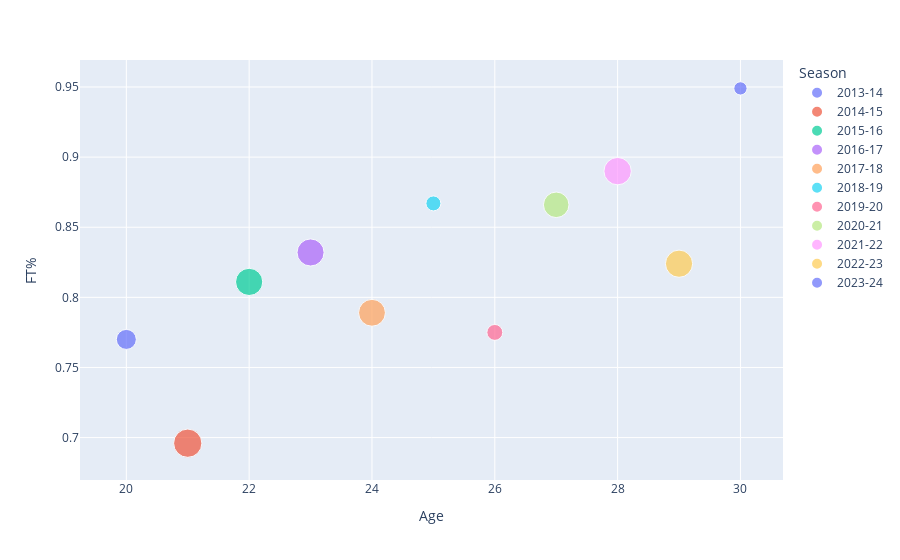

Notebook cell for this chart:
### Code cell
fig = px.scatter(
    KCP_data,
    x="Age",
    y="FT%",
    color=KCP_data.index,
    size=KCP_data["GS"] 
)

fig.show()

### Figure 1 — Plotly figure (JSON) as saved in the notebook; plotly's stock layout.template omitted (floating-point values rounded to 4 significant figures)
{"data": [{"hovertemplate": "Season=2013-14<br>Age=%{x}<br>FT%=%{y}<br>GS=%{marker.size}<extra></extra>", "legendgroup": "2013-14", "marker": {"color": "#636efa", "size": [41], "sizemode": "area", "sizeref": 0.205, "symbol": "circle"}, "mode": "markers", "name": "2013-14", "orientation": "v", "showlegend": true, "type": "scatter", "x": [20], "xaxis": "x", "y": [0.77], "yaxis": "y"}, {"hovertemplate": "Season=2014-15<br>Age=%{x}<br>FT%=%{y}<br>GS=%{marker.size}<extra></extra>", "legendgroup": "2014-15", "marker": {"color": "#EF553B", "size": [82], "sizemode": "area", "sizeref": 0.205, "symbol": "circle"}, "mode": "markers", "name": "2014-15", "orientation": "v", "showlegend": true, "type": "scatter", "x": [21], "xaxis": "x", "y": [0.696], "yaxis": "y"}, {"hovertemplate": "Season=2015-16<br>Age=%{x}<br>FT%=%{y}<br>GS=%{marker.size}<extra></extra>", "legendgroup": "2015-16", "marker": {"color": "#00cc96", "size": [76], "sizemode": "area", "sizeref": 0.205, "symbol": "circle"}, "mode": "markers", "name": "2015-16", "orientation": "v", "showlegend": true, "type": "scatter", "x": [22], "xaxis": "x", "y": [0.811], "yaxis": "y"}, {"hovertemplate": "Season=2016-17<br>Age=%{x}<br>FT%=%{y}<br>GS=%{marker.size}<extra></extra>", "legendgroup": "2016-17", "marker": {"color": "#ab63fa", "size": [75], "sizemode": "area", "sizeref": 0.205, "symbol": "circle"}, "mode": "markers", "name": "2016-17", "orientation": "v", "showlegend": true, "type": "scatter", "x": [23], "xaxis": "x", "y": [0.832], "yaxis": "y"}, {"hovertemplate": "Season=2017-18<br>Age=%{x}<br>FT%=%{y}<br>GS=%{marker.size}<extra></extra>", "legendgroup": "2017-18", "marker": {"color": "#FFA15A", "size": [74], "sizemode": "area", "sizeref": 0.205, "symbol": "circle"}, "mode": "markers", "name": "2017-18", "orientation": "v", "showlegend": true, "type": "scatter", "x": [24], "xaxis": "x", "y": [0.789], "yaxis": "y"}, {"hovertemplate": "Season=2018-19<br>Age=%{x}<br>FT%=%{y}<br>GS=%{marker.size}<extra></extra>", "legendgroup": "2018-19", "marker": {"color": "#19d3f3", "size": [23], "sizemode": "area", "sizeref": 0.205, "symbol": "circle"}, "mode": "markers", "name": "2018-19", "orientation": "v", "showlegend": true, "type": "scatter", "x": [25], "xaxis": "x", "y": [0.867], "yaxis": "y"}, {"hovertemplate": "Season=2019-20<br>Age=%{x}<br>FT%=%{y}<br>GS=%{marker.size}<extra></extra>", "legendgroup": "2019-20", "marker": {"color": "#FF6692", "size": [26], "sizemode": "area", "sizeref": 0.205, "symbol": "circle"}, "mode": "markers", "name": "2019-20", "orientation": "v", "showlegend": true, "type": "scatter", "x": [26], "xaxis": "x", "y": [0.775], "yaxis": "y"}, {"hovertemplate": "Season=2020-21<br>Age=%{x}<br>FT%=%{y}<br>GS=%{marker.size}<extra></extra>", "legendgroup": "2020-21", "marker": {"color": "#B6E880", "size": [67], "sizemode": "area", "sizeref": 0.205, "symbol": "circle"}, "mode": "markers", "name": "2020-21", "orientation": "v", "showlegend": true, "type": "scatter", "x": [27], "xaxis": "x", "y": [0.866], "yaxis": "y"}, {"hovertemplate": "Season=2021-22<br>Age=%{x}<br>FT%=%{y}<br>GS=%{marker.size}<extra></extra>", "legendgroup": "2021-22", "marker": {"color": "#FF97FF", "size": [77], "sizemode": "area", "sizeref": 0.205, "symbol": "circle"}, "mode": "markers", "name": "2021-22", "orientation": "v", "showlegend": true, "type": "scatter", "x": [28], "xaxis": "x", "y": [0.89], "yaxis": "y"}, {"hovertemplate": "Season=2022-23<br>Age=%{x}<br>FT%=%{y}<br>GS=%{marker.size}<extra></extra>", "legendgroup": "2022-23", "marker": {"color": "#FECB52", "size": [76], "sizemode": "area", "sizeref": 0.205, "symbol": "circle"}, "mode": "markers", "name": "2022-23", "orientation": "v", "showlegend": true, "type": "scatter", "x": [29], "xaxis": "x", "y": [0.824], "yaxis": "y"}, {"hovertemplate": "Season=2023-24<br>Age=%{x}<br>FT%=%{y}<br>GS=%{marker.size}<extra></extra>", "legendgroup": "2023-24", "marker": {"color": "#636efa", "size": [18], "sizemode": "area", "sizeref": 0.205, "symbol": "circle"}, "mode": "markers", "name": "2023-24", "orientation": "v", "showlegend": true, "type": "scatter", "x": [30], "xaxis": "x", "y": [0.949], "yaxis": "y"}], "layout": {"legend": {"itemsizing": "constant", "title": {"text": "Season"}, "tracegroupgap": 0}, "margin": {"t": 60}, "xaxis": {"anchor": "y", "domain": [0, 1], "title": {"text": "Age"}}, "yaxis": {"anchor": "x", "domain": [0, 1], "title": {"text": "FT%"}}}}
